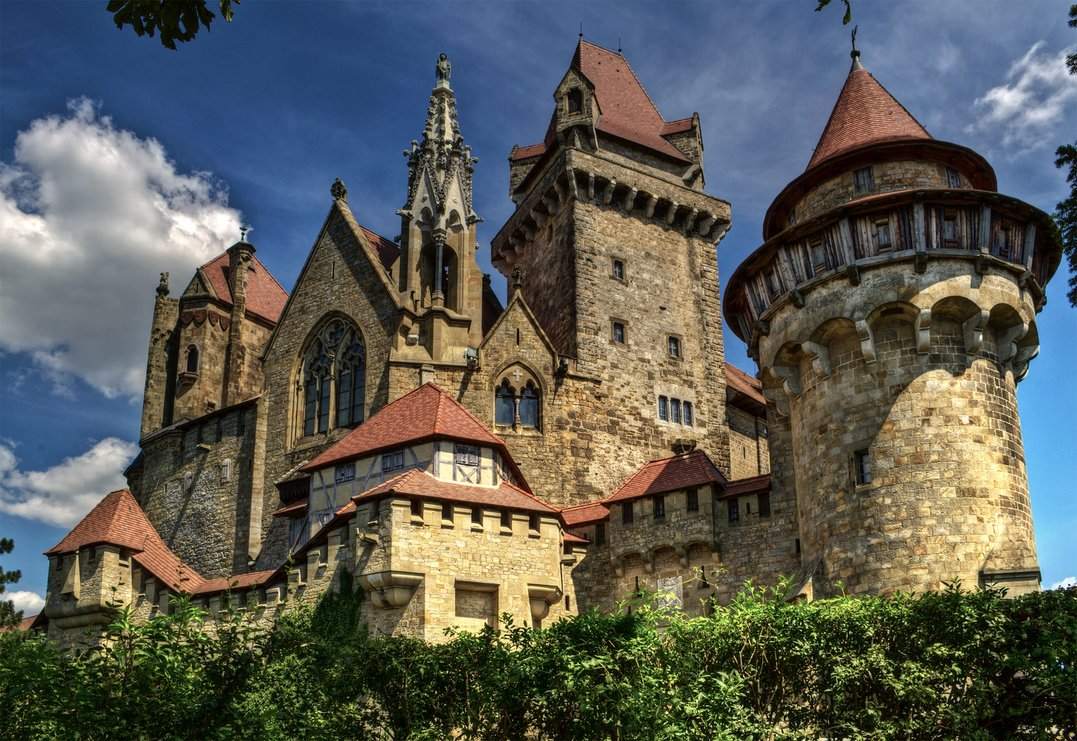
#> input picture task_9/castle.jpg, 1077 x 741 px
$ python main.py
#> lines starting #> are read from the running program, lines starting #| are printed output that depends on the picture
import cv2 as cv
import numpy as np
import matplotlib.pyplot as plt


def plot_img_table(imgs, names, title):
    nrows = imgs.shape[0]
    ncols = imgs.shape[1]
    fig, ax = plt.subplots(nrows, ncols, figsize=(8, 8))
    fig.canvas.manager.set_window_title(title)
    for i in range(nrows):
        for j in range(ncols):
            ax[i, j].imshow(imgs[i, j][:, :, ::-1])
            ax[i, j].title.set_text(names[i, j])
            ax[i, j].set_xticks([])
            ax[i, j].set_yticks([])
    plt.tight_layout()


def drawCornersH(img):
    gray = cv.cvtColor(img, cv.COLOR_BGR2GRAY)
    cornersH = cv.cornerHarris(gray, blockSize=2, ksize=3, k=0.04)
    cornersH = cv.dilate(cornersH, None)
    imgH = img.copy()
    imgH[cornersH > 0.1 * cornersH.max()] = [0, 0, 255]  # Threshold for an optimal value
    return imgH


def drawCornersST(img):
    gray = cv.cvtColor(img, cv.COLOR_BGR2GRAY)
    cornersST = cv.goodFeaturesToTrack(gray, maxCorners=100, qualityLevel=0.01, minDistance=9).squeeze(1)
    imgST = img.copy()
    for c in cornersST:
        cv.circle(imgST, (int(c[0]), int(c[1])), 4, (0, 0, 255), -1)
    return imgST


img = cv.imread("castle.jpg")
#> img is the input picture: shape (741, 1077, 3); mean B, G, R 86, 92.5, 90.8
img = cv.resize(img, (640, 480))
#> img: shape (480, 640, 3)
height, width = img.shape[:2]
#> height = 480; width = 640
center = (width / 2, height / 2)
#> center = (320, 240)

orig_img_H = drawCornersH(img)
#> in drawCornersH, `cornersH = cv.cornerHarris(gray, blockSize=2, ksize=3, k=0.04)`:
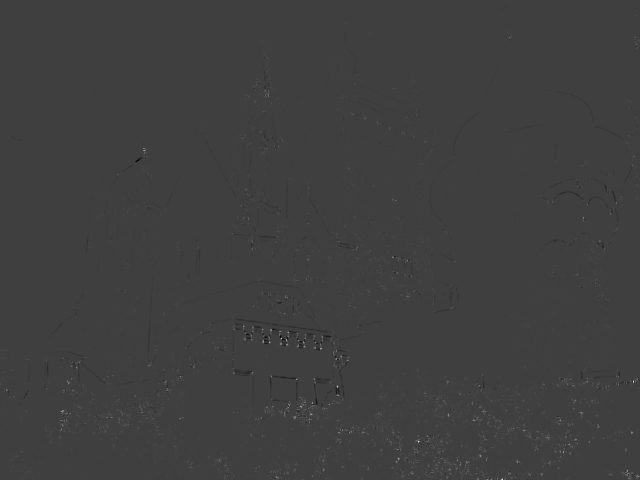
#> cornersH: shape (480, 640) float32; min -0.00777, max 0.0234, mean 2.8e-05; drawn with min black and max white
#> in drawCornersH, `imgH[cornersH > 0.1 * cornersH.max()] = [0, 0, 255]`: imgH: shape (480, 640, 3); mean B, G, R 84.6, 90.3, 93.2
orig_img_ST = drawCornersST(img)
#> in drawCornersST, `cornersST = cv.goodFeaturesToTrack(gray, maxCorners=100, qualityLevel=..`: cornersST = 100 pairs, first value 6 to 637, second value 94 to 478
#> the loop in drawCornersST, `for c in cornersST:` made 100 passes
#> c on passes 1 to 12: [417, 440], [626, 470], [280, 343], [267, 94], [633, 380], [262, 341], [294, 416], [270, 329], [335, 358], [68, 382], [61, 411], [252, 327]
#> after the loop in drawCornersST, `for c in cornersST:`:
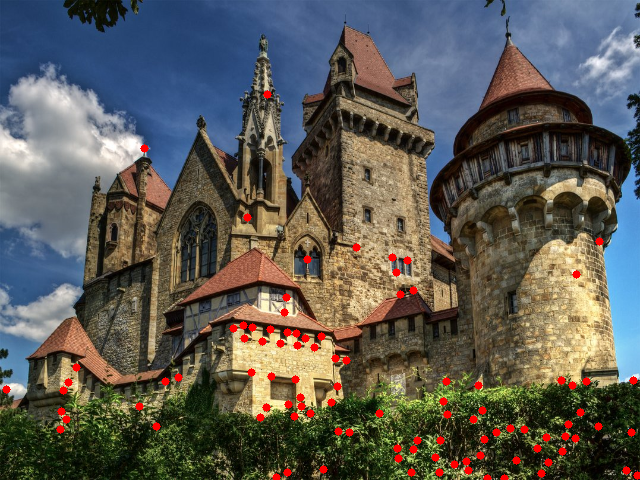
#> imgST: shape (480, 640, 3); mean B, G, R 84.8, 90.6, 92.9

rot_mat = cv.getRotationMatrix2D(center=center, angle=45, scale=0.6)
#> rot_mat = [[0.424, 0.424, 82.41], [-0.424, 0.424, 273.9]]
aff_img = cv.warpAffine(img, rot_mat, (width, height))
aff_img_H = drawCornersH(aff_img)
#> in drawCornersH (call 2), `imgH[cornersH > 0.1 * cornersH.max()] = [0, 0, 255]`:
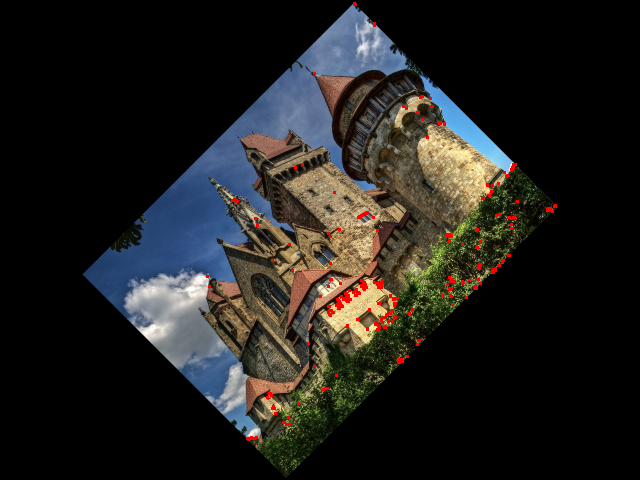
#> imgH: shape (480, 640, 3); mean B, G, R 30.4, 32.5, 33.5
aff_img_ST = drawCornersST(aff_img)
#> in drawCornersST (call 2), `cornersST = cv.goodFeaturesToTrack(gray, maxCorners=100, qualityLevel=..`: cornersST = 100 pairs, first value 209 to 548, second value 4 to 438
#> the loop in drawCornersST (call 2), `for c in cornersST:` made 100 passes
#> c on passes 1 to 12: [347, 297], [355, 290], [339, 303], [548, 208], [363, 284], [329, 309], [377, 282], [492, 270], [358, 216], [450, 288], [513, 163], [375, 322]
#> after the loop in drawCornersST (call 2), `for c in cornersST:`:
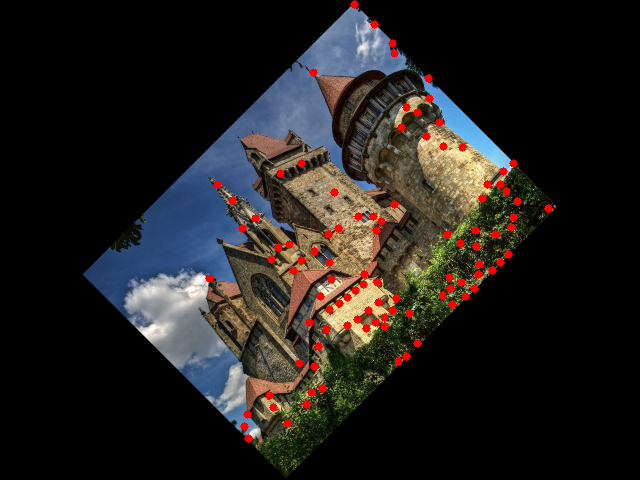
#> imgST: shape (480, 640, 3); mean B, G, R 29.7, 31.6, 35

pts1 = np.float32([[0, 0], [0, height], [width, height], [width, 0]])
#> pts1 = [[0, 0], [0, 480], [640, 480], [640, 0]]
pts2 = np.float32([[50, 50], [150, height-150], [width, height], [width-100, 100]])
p_mat = cv.getPerspectiveTransform(pts1, pts2)
#> p_mat = [[0.524, 0.227, 50], [0.0334, 0.623, 50], [-0.000447, 0.000122, 1]]
p_img = cv.warpPerspective(img, p_mat, (640, 480))
p_img_H = drawCornersH(p_img)
#> in drawCornersH (call 3), `imgH[cornersH > 0.1 * cornersH.max()] = [0, 0, 255]`:
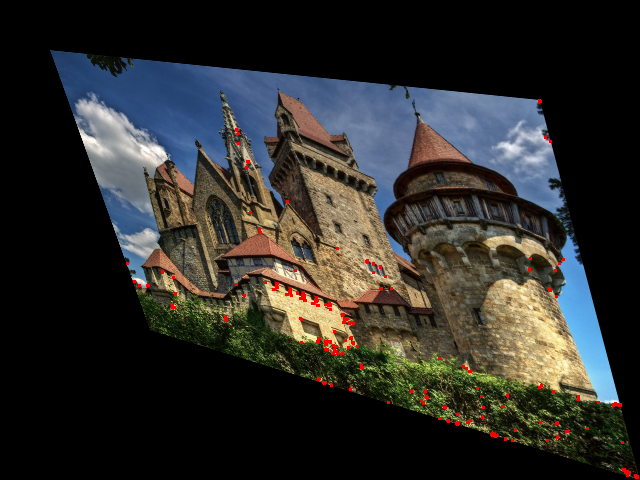
#> imgH: shape (480, 640, 3); mean B, G, R 42.8, 45.6, 45.9
p_img_ST = drawCornersST(p_img)
#> in drawCornersST (call 3), `cornersST = cv.goodFeaturesToTrack(gray, maxCorners=100, qualityLevel=..`: cornersST = 100 pairs, first value 127 to 635, second value 101 to 475
#> the loop in drawCornersST (call 3), `for c in cornersST:` made 100 passes
#> c on passes 1 to 12: [618, 403], [302, 295], [315, 300], [276, 286], [289, 291], [549, 289], [626, 471], [342, 314], [300, 318], [578, 398], [318, 378], [492, 433]
#> after the loop in drawCornersST (call 3), `for c in cornersST:`:
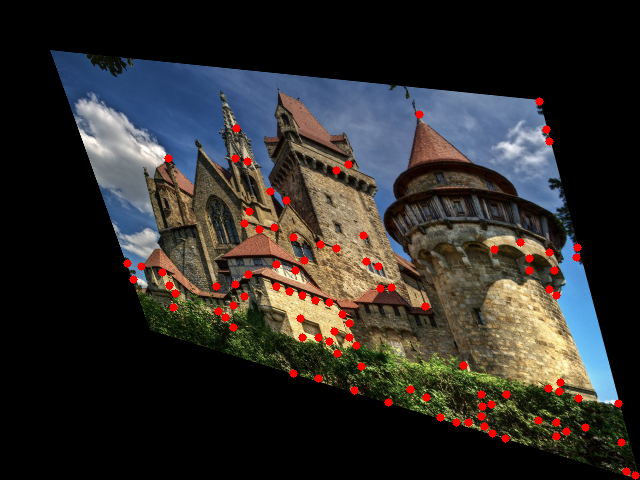
#> imgST: shape (480, 640, 3); mean B, G, R 42.1, 44.6, 47.6

names = np.array([['Original', 'Corner'], ['Affine', 'Perspective']])
imgs_H = np.array([[img, orig_img_H], [aff_img_H, p_img_H]])
imgs_ST = np.array([[img, orig_img_ST], [aff_img_ST, p_img_ST]])
plot_img_table(imgs_H, names, title="Harris")
plot_img_table(imgs_ST, names, title="Shi-Tomasi")

plt.show()
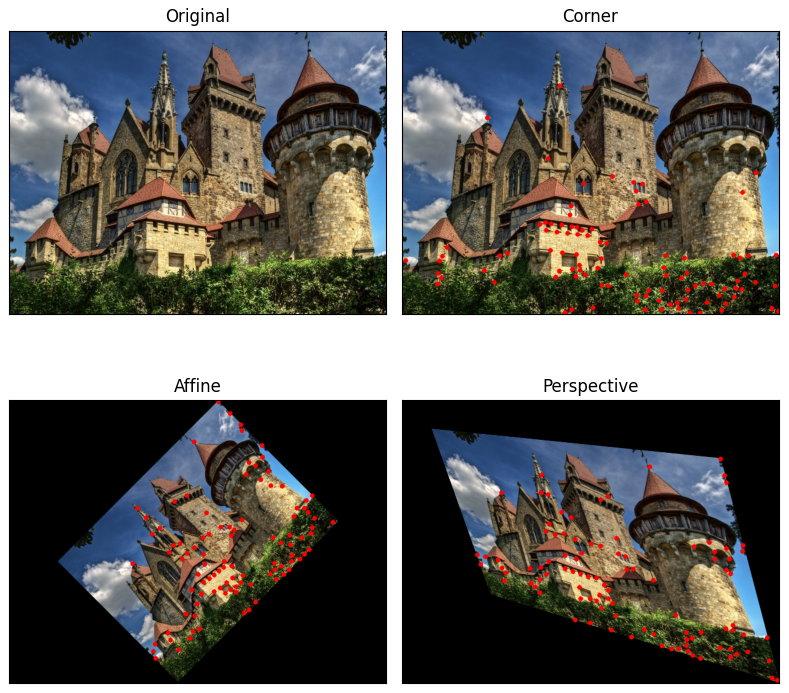
#> figure drawn by matplotlib, 4 panels
cv.waitKey(0)

$ run again, with task_9/norway.jpg copied over task_9/castle.jpg
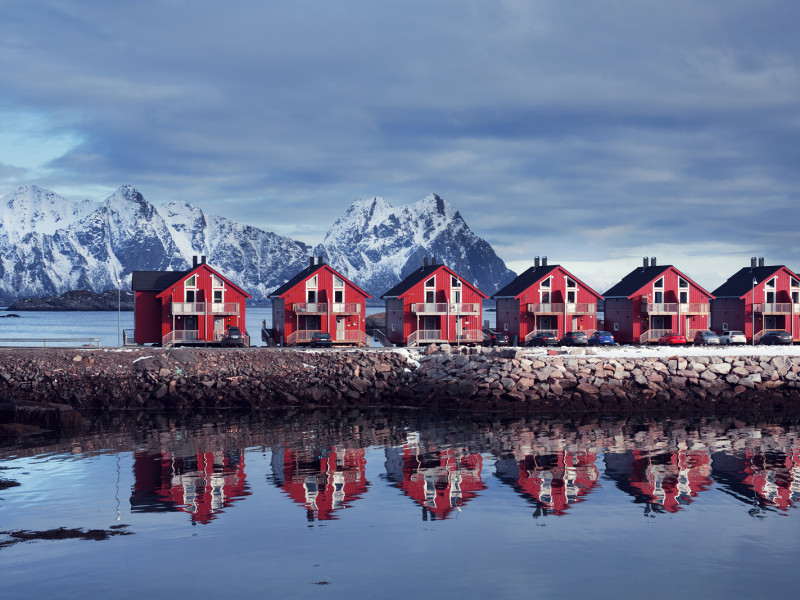
#> input picture task_9/norway.jpg, 800 x 600 px
#> img is the input picture: shape (600, 800, 3); mean B, G, R 143.9, 115.8, 107.2
#> img: shape (480, 640, 3)
#> imgH: shape (480, 640, 3); mean B, G, R 142.9, 114.8, 108.2
#> cornersST = 100 pairs, first value 16 to 635, second value 181 to 405
#> the loop in drawCornersST, `for c in cornersST:` made 100 passes
#> c on passes 1 to 8: [519, 212], [432, 212], [438, 228], [247, 233], [525, 234], [614, 226], [596, 273], [334, 252]
#> rot_mat = [[0.424, 0.424, 82.41], [-0.424, 0.424, 273.9]]
#> imgH: shape (480, 640, 3); mean B, G, R 51.3, 41.2, 39.1
#> cornersST = 100 pairs, first value 83 to 519, second value 102 to 454
#> the loop in drawCornersST (call 2), `for c in cornersST:` made 100 passes
#> c on passes 1 to 8: [299, 261], [450, 137], [246, 309], [287, 268], [471, 121], [378, 182], [414, 142], [440, 108]
#> after the loop in drawCornersST (call 2), `for c in cornersST:`:
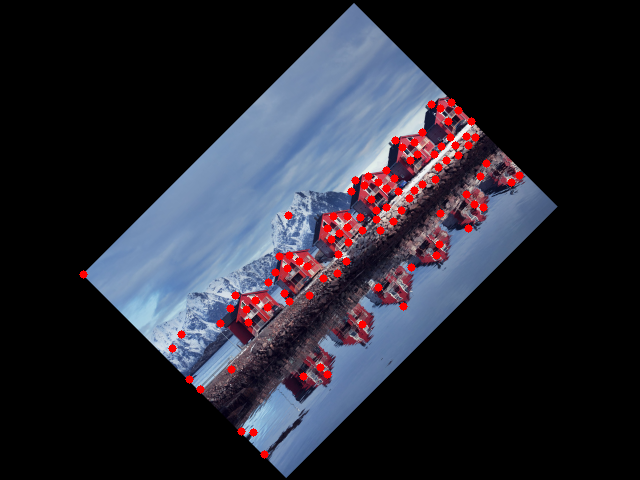
#> imgST: shape (480, 640, 3); mean B, G, R 49.9, 40, 40.7
#> p_mat = [[0.524, 0.227, 50], [0.0334, 0.623, 50], [-0.000447, 0.000122, 1]]
#> imgH: shape (480, 640, 3); mean B, G, R 70.6, 56.9, 54.1
#> `plt.show()`:
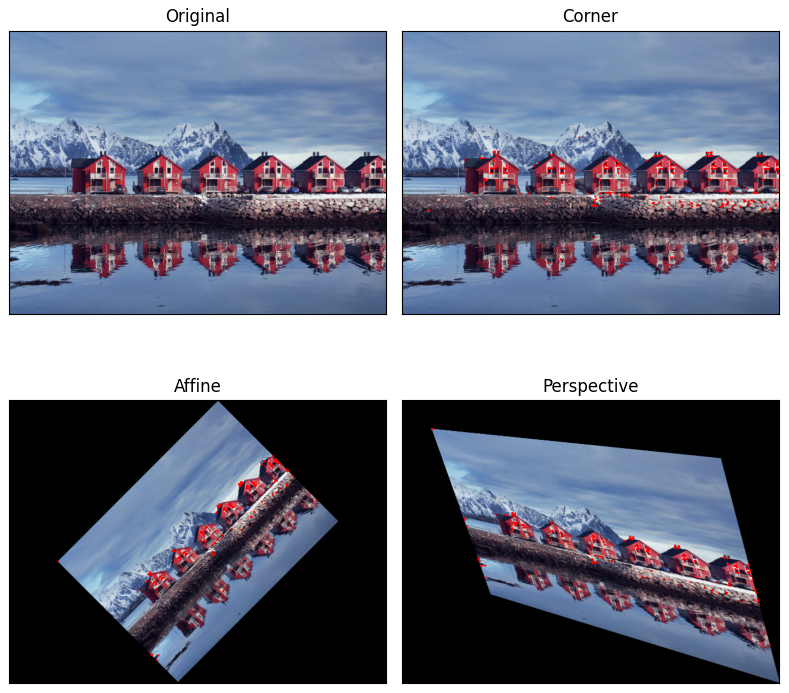
#> figure drawn by matplotlib, 4 panels
